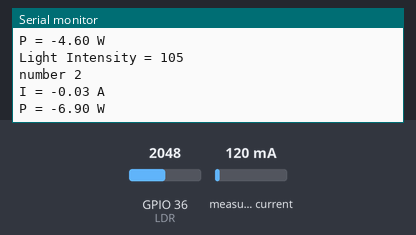
Bench run of a sketch on a simulated ESP32. On the bench: the last lines printed to the serial monitor. The inputs (shaded band) are chosen by the test bench; at power-on: GPIO 36 (LDR) = 2048, measured current 120 mA.

Above: at 4.9 s.
5.0 s: GPIO 36 (LDR) set to 2866
At 7.1 s:
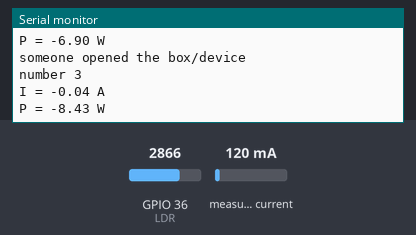
9.7 s: measured current set to 40 mA
At 11.7 s:
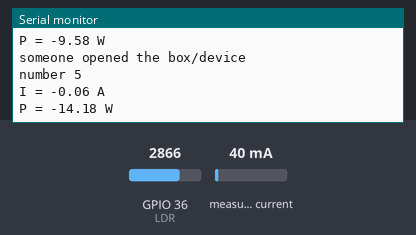
12.8 s: measured current set to 500 mA
At 19.2 s:
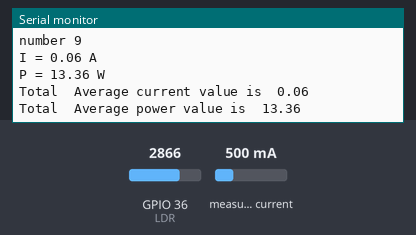
19.4 s: GPIO 36 (LDR) set to 1228
At 20.57 s:
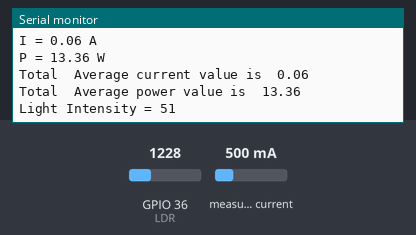
Timing chart, 0 to 22.4 s (numbered marks = the images above; inputs shaded):
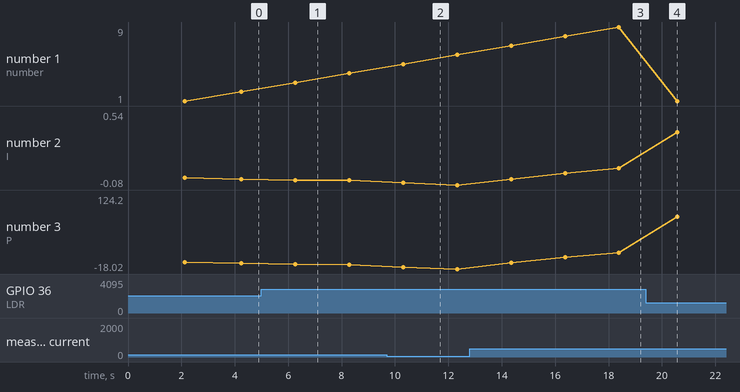

The sketch:

current_ldr.ino
```cpp
// Christian ID: 36352022 and Kofi Appiah

#include <Arduino.h>
#include <analogWrite.h>
#include "ACS712.h"
#define SECOND 1000

const int LDR = A0;
// We have 30 amps version sensor connected to A1 pin of arduino
// Replace with your version if necessary


ACS712 sensor(ACS712_30A, 34);
float volt_from_sensor;
float volt_from_other;
int current_sensor_reads = 1;
int power_sensor_reads =1;


// value when light shown on the ;ldr is too high( max ) is 0
// value when max darkeness is shown on the ldr is 4095 .

const int LIGHT_THRESHOLD = 153;
unsigned long current_time=0;
unsigned long last_check = 0;
int outputValue = 0;

int  lightIntensity = 0;
int counter = 0;
float average_current = 0;
float average_power = 0;


// value when light shown on the ;ldr is too high( max ) is 0
// value when max darkeness is shown on the ldr is 4095 .

void setup() {
  // put your setup code here, to run once:
  Serial.begin(9600);
  sensor.calibrate();
}

void loop() {
  // put your main code here, to run repeatedly:

  LDR_current_sensor();

}

void LDR_current_sensor(){

  delay(2000);
  current_time=millis();

    if (current_time - last_check >= SECOND ) {

        last_check = current_time;

        lightIntensity  = analogRead(LDR);
         //Serial.println("Lightinyernsity value before maaping  is " + String(lightIntensity));
        outputValue =map(lightIntensity,460,4300, 0,255);  // recalibrating the values
        //Serial.println("The output value is " + String(outputValue));

        if (isnan(outputValue)) {
            Serial.println(F("Failed to read from ldr  sensor!"));
        return;
        }

        if (outputValue > LIGHT_THRESHOLD) {
          Serial.println(F("someone opened the box/device"));
          }
         else {
            Serial.println(String("Light Intensity = ") + outputValue);
            delay(100);
         }


        // Read current sensor  default
        float voltage = 230;
        float current = sensor.getCurrentAC() - 0.14;
        float power = voltage * current;


         // Check if any reads failed and exit early and try again.
        if (isnan(current) ) {
            Serial.println(F("Failed to read from acs sensor!"));
        return;
        }


         if ( counter < 9) {
             average_current =  average_current + (current/current_sensor_reads);
             average_power =  average_power + (power/current_sensor_reads);

            Serial.println( "number " + String(current_sensor_reads));
            Serial.println(String("I = ") + average_current + " A");
            Serial.println(String("P = ") + average_power + " W");


          }


 //increment sensor reads
        current_sensor_reads ++;

        // increase counter

         counter ++ ;

       if ( counter  == 9){

  Serial.println("Total  Average current value is  "+ String(average_current ));
  Serial.println("Total  Average power value is  "+ String(average_power ));

 current_sensor_reads = 1;
 average_current= 0;
 average_power= 0;
  counter =0;

     }
    }
}
```

Measured:
- after the input at 5.0 s, the serial monitor: prints a new line after 1.2 s (image 1)
- after the input at 9.7 s, the serial monitor: prints a new line after 0.61 s (image 2)
- after the input at 12.8 s, the serial monitor: prints a new line after 1.5 s (image 3)
- after the input at 19.4 s, the serial monitor: prints a new line after 1.1 s (image 4)
- plotted number 2: -0.04 → -0.08 after the input at 9.7 s, -0.08 → 0.06 after the input at 12.8 s
- plotted number 3: -9.58 → -18.02 after the input at 9.7 s, -18.02 → 13.36 after the input at 12.8 s
